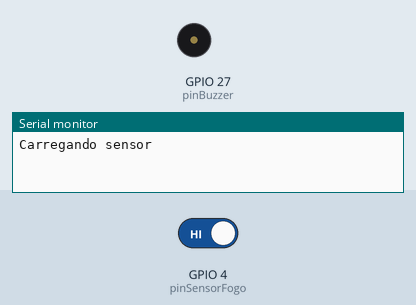
A sketch run on a simulated ESP32. Parts: buzzer (waves = sounding, pin HIGH), the last lines printed to the serial monitor. Inputs (shaded band) come from the test bench; at power-on: GPIO 4 (pinSensorFogo) HIGH. No MQTT or app messages arrive unless stated.

Above: at 6.2 s.
6.3 s: GPIO 4 (pinSensorFogo) driven LOW
At 7.2 s:
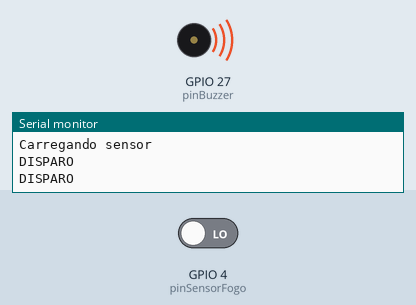
9.3 s: GPIO 4 (pinSensorFogo) driven HIGH
At 9.6 s:
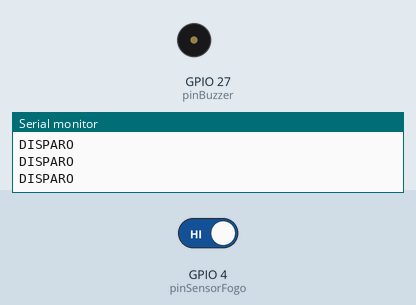
Timing chart, 0 to 12.3 s (numbered marks = the images above; inputs shaded):
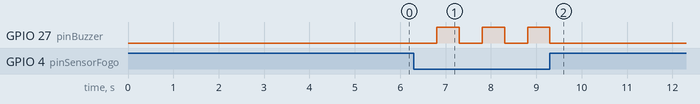

Measured:
- after the input at 6.3 s, GPIO 27 (pinBuzzer): alternates HIGH for 0.50 s and LOW for 0.50 s, starting after 0.50 s
- after the input at 9.3 s, GPIO 27 (pinBuzzer): goes on until 9.3 s, then stays LOW

The sketch:

Trabalho.ino
```cpp
#include <ArduinoJson.h>
#include "EspMQTTClient.h"

//config. MQTT
EspMQTTClient client
(
  "PICSimLabWifi",//rede Wi-Fi
  "",             //senha
  "mqtt.tago.io", //MQTT Broker
  "Default",      //username
  "f77c1361-fe19-4a51-9d2d-170f2d5b26b6",    //Token
  "TestClient",   //Client name id
  1883            //MQTT port
);


// DEFINIÇÕES DE PINOS
#define pinSensorFogo 4

#define pinBuzzer 27

// DEFINIÇÕES
#define FOGO LOW

int Fog;


// DECLARAÇÃO DE FUNÇÕES
void disparaSirene(byte pin, int intervalo);
void desligaSirene(byte pin);

void setup() {
  Serial.begin(9600);
  pinMode(pinSensorFogo, INPUT);
  pinMode(pinBuzzer, OUTPUT);

  Serial.println("Carregando sensor");
  delay(5000);

}

void onConnectionEstablished()
{}

char buffer[100];

void loop() {
  client.loop();

  bool leituraSensor = digitalRead(pinSensorFogo);

   if ( leituraSensor == FOGO) {
    disparaSirene(pinBuzzer, 500);
    int Fogo = 1;
  } else {
    desligaSirene(pinBuzzer);
    int Fogo = 0;
  }
  StaticJsonDocument<300> dados;
    dados["variable"] = "Fogo";
    dados["value"] = Fog;
    serializeJson(dados,buffer);

    client.publish("info/fogo", buffer);

}

// IMPLEMENTO DE FUNÇÕES
void disparaSirene(byte pin, int intervalo) {
  static bool nivel = HIGH;
  static unsigned long ultimaTroca = 0;

  if (millis() - ultimaTroca > intervalo) {
    nivel = !nivel;
    ultimaTroca = millis();
    Serial.println("DISPARO");
  }

  digitalWrite(pin, nivel);
}

void desligaSirene(byte pin) {
  digitalWrite(pin, LOW);
}
```
